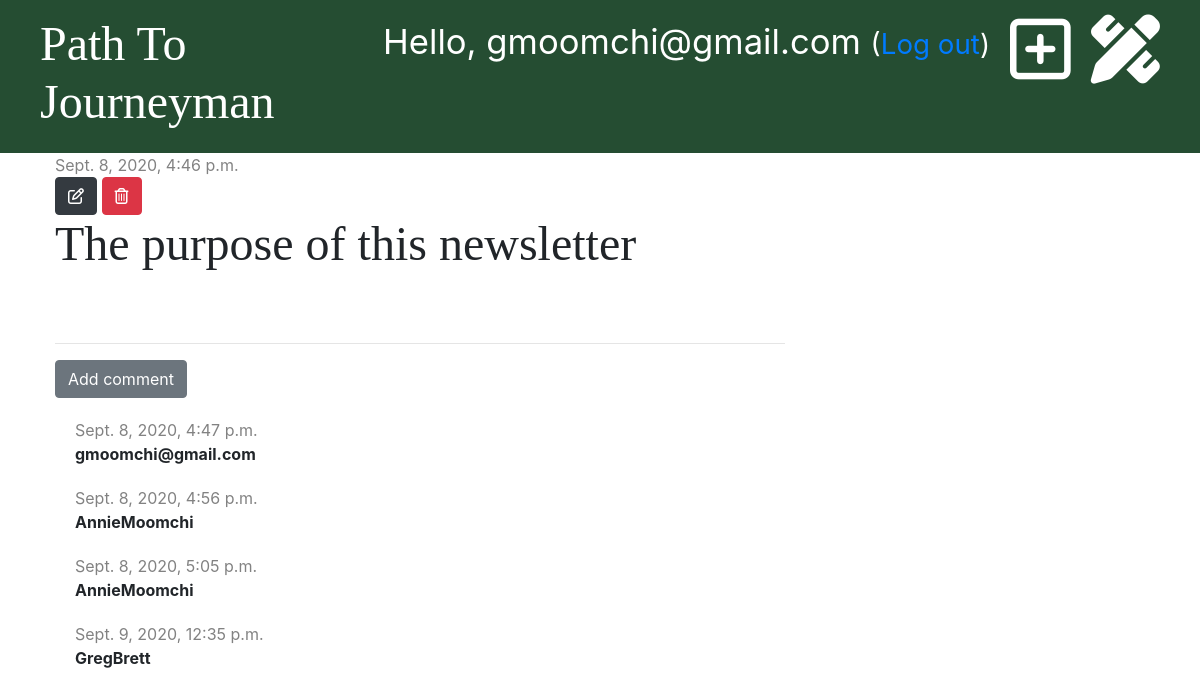
/post/17/ (signed in), run on the app's committed database.
### blog/models.py (models this page shows, shortened)
class Post(models.Model):
    author = models.ForeignKey('auth.User', on_delete=models.CASCADE)
    title = models.CharField(max_length=200)
    text = models.TextField()
    created_date = models.DateTimeField(default=timezone.now)
    published_date = models.DateTimeField(blank=True, null=True)

class Comment(models.Model):
    post = models.ForeignKey('blog.Post', on_delete=models.CASCADE, related_name='comments')
    author = models.CharField(max_length=200)
    text = models.TextField()
    created_date = models.DateTimeField(default=timezone.now)
    approved = models.BooleanField(default=False)

### blog/views.py (the view)
# urls.py: path('post/<int:pk>/', views.post_detail, name='post_detail'),
def post_detail(request, pk):
    post = get_object_or_404(Post, pk=pk)
    stuff_for_frontend = {'post': post}
    return render(request, 'blog/post_detail.html', stuff_for_frontend)

### blog/templatetags/markdownify.py (called while the page is built)
@register.filter
def markdown(value):
    renderer = HighlightRenderer()
    markdown = mistune.Markdown(renderer=renderer)
    return markdown(value)

### blog/templates/blog/post_detail.html (shortened to what this page needs)
{% extends 'blog/base.html' %}
{% load markdownify %}
{% block content %}
    <div class="post">
        {% if post.published_date %}
            <div class="date">
                {{ post.published_date }}
            </div>
        {% else %}
            <a href="{% url 'post_publish' pk=post.pk %}" class="btn btn-primary">Publish</a>
        {% endif %}
        {% if user.is_authenticated and user.is_superuser %}
            <a href="{% url 'post_edit' pk=post.pk %}" class="btn btn-dark"><i class="far fa-edit" style="color: #FFFFFF;"></i></a>
            <a href="{% url 'post_delete' pk=post.pk %}" class="btn btn-danger" onclick="return confirm('Are you sure you want to delete this post?')"><i class="far fa-trash-alt"></i></a>
        {% endif %}
        <h1>{{ post.title }}</h1>
    </div>
    <hr>
    <a href="{% url 'add_comment_to_post' pk=post.pk %}" class="btn btn-secondary">Add comment</a>
    {% for comment in post.comments.all %}
        {% if user.is_authenticated or comment.approved %}
            <div class="comment">
                <div class="date">
                    {{ comment.created_date }}
                </div>
                <strong>{{ comment.author }}</strong>
            </div>
        {% endif %}
    {% empty %}
        <p>No comments yet...</p>
    {% endfor %}
{% endblock %}

### blog/templates/blog/base.html (shortened to what this page needs)
{% load static %}
<!DOCTYPE html>
<html lang="en">
<head>
    <link rel="stylesheet" href="https://stackpath.bootstrapcdn.com/bootstrap/4.5.0/css/bootstrap.min.css">
    <link rel="stylesheet" href="{% static 'css/blog.css' %}">
    <link rel="stylesheet" href="{% static 'css/zenburn.css' %}">
</head>
<body>
<div class="page-header">
    {% if user.is_authenticated and user.is_superuser %}
        <a href="{% url 'post_draft_list' %}" class="top-menu"><i class="fas fa-pencil-ruler fa-2x"></i></a>
        <a href="{% url 'post_new' %}" class="top-menu"><i class="far fa-plus-square fa-2x"></i></a>
        <p class="top-menu">Hello, {{ user.username }} <small>(<a href="{% url 'logout' %}">Log out</a>)</small></p>
    {% elif user.is_authenticated %}
        <p class="top-menu">Hello, {{ user.username }} <small>(<a href="{% url 'logout' %}">Log out</a>)</small></p>
    {% else %}
        <a href="{% url 'login' %}" class="top-menu"><i class="fas fa-sign-in-alt fa-2x"></i></a>
    {% endif %}
    <h1><a href="{% url "post_list" %}">Path To Journeyman</a></h1>
</div>
<div class="content container">
    <div class="row">
        <div class="col-md-8">
            {% block content %}
            {% endblock %}
        </div>
    </div>
</div>
</body>
</html>

### blog/static/css/blog.css (style rules this page uses)
.page-header { background-color: #254d32; margin-top: 0; padding: 15px 20px 15px 40px; }
.page-header h1, .page-header h1 a { color: #FFFFFF; font:-size: 36pt; text-decoration: none; }
.content { margin-left: 40px; }
h1, h2, h3, h4 { font-family: 'Cormorant Garamond', serif; font-size: 48px; }
.date { color: #828282; }
.post { margin-bottom: 70px; }
.top-menu, .top-menu:hover { color: #ffffff; float: right; font-size: 26pt; margin-right: 20px; }
.comment { margin: 20px 0px 20px 20px; }

### data on the page
Post: published_date "Sept. 8, 2020, 4:46 p.m.", title "The purpose of this newsletter"
Comment: created_date "Sept. 8, 2020, 4:47 p.m.", author "gmoomchi@gmail.com"
Comment: created_date "Sept. 8, 2020, 4:56 p.m.", author "AnnieMoomchi"
Comment: created_date "Sept. 8, 2020, 5:05 p.m.", author "AnnieMoomchi"
Comment: created_date "Sept. 9, 2020, 12:35 p.m.", author "GregBrett"

### other printed values
{{ user.username }} "gmoomchi@gmail.com"
